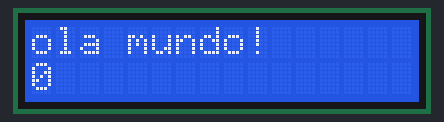
Bench run of a sketch on a simulated Arduino Uno, built with avr-gcc and run on an emulated ATmega328P. Parts: 16×2 character LCD.

Above: at 0.1 s.
At 4.1 s:
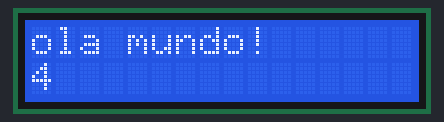
At 9.1 s:
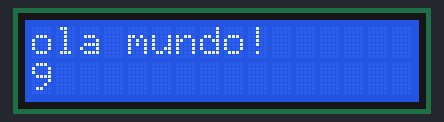
At 19.1 s:
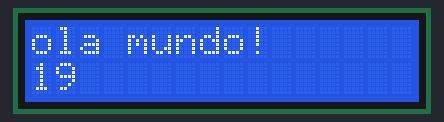
At 29.1 s:
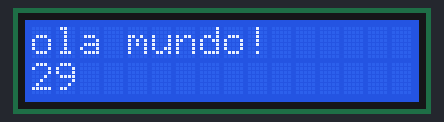
At 39.1 s:
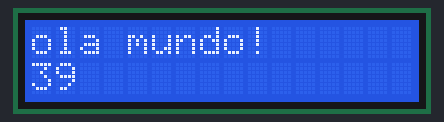

The sketch:

LCD.ino
```cpp
/* 33 -- Multiplos Leds

 Acesse https://linktr.ee/progui

 Conteúdo para o material de estudos do
 Introdução ao Arduino com 14 Projetos
 Versao 1.0
 */

// carrega biblioteca do LCD
#include <LiquidCrystal.h>

// inicializar a biblioteca do LCD
LiquidCrystal lcd(12, 11, 5, 4, 3, 2);

void setup()
{

	lcd.begin(16, 2); // inicializa um LCD de 16x2 (16 char de largura e 2 char de altura)
	lcd.clear();	// limpa o LCD
	lcd.print("ola mundo!"); // escreve 'ola, mundo!' no LCD


}

void loop()
{
	lcd.setCursor(0, 1); 	//inicializa o cursor
	lcd.print(millis() / 1000); // exibe pelo tempo determinado
}
```

Measured:
- what the display in image 1 shows lasts 1.0 s, from 4.0 s to 5.0 s
